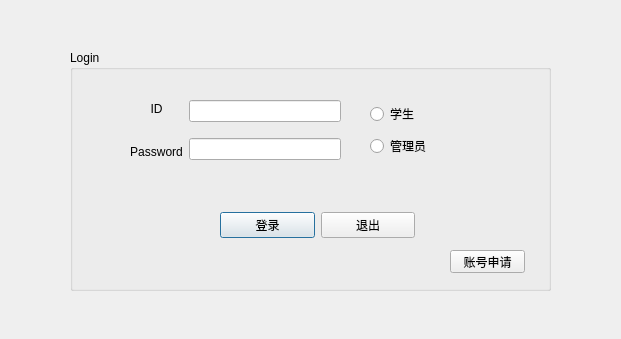
<?xml version="1.0" encoding="UTF-8"?>
<ui version="4.0">
 <class>LoginDialog</class>
 <widget class="QDialog" name="LoginDialog">
  <property name="geometry">
   <rect>
    <x>0</x>
    <y>0</y>
    <width>621</width>
    <height>339</height>
   </rect>
  </property>
  <property name="acceptDrops">
   <bool>false</bool>
  </property>
  <property name="windowTitle">
   <string>课程管理中心登陆页面</string>
  </property>
  <property name="autoFillBackground">
   <bool>false</bool>
  </property>
  <widget class="QGroupBox" name="groupBox">
   <property name="geometry">
    <rect>
     <x>70</x>
     <y>50</y>
     <width>481</width>
     <height>241</height>
    </rect>
   </property>
   <property name="title">
    <string>Login</string>
   </property>
   <widget class="QWidget" name="horizontalLayoutWidget">
    <property name="geometry">
     <rect>
      <x>60</x>
      <y>40</y>
      <width>211</width>
      <height>80</height>
     </rect>
    </property>
    <layout class="QHBoxLayout" name="horizontalLayout">
     <item>
      <layout class="QVBoxLayout" name="verticalLayout">
       <item>
        <widget class="QLabel" name="label_2">
         <property name="text">
          <string>ID</string>
         </property>
         <property name="alignment">
          <set>Qt::AlignCenter</set>
         </property>
        </widget>
       </item>
       <item>
        <widget class="QLabel" name="label">
         <property name="text">
          <string>Password</string>
         </property>
         <property name="alignment">
          <set>Qt::AlignCenter</set>
         </property>
        </widget>
       </item>
      </layout>
     </item>
     <item>
      <layout class="QVBoxLayout" name="verticalLayout_2">
       <item>
        <widget class="QLineEdit" name="lineEdit_id"/>
       </item>
       <item>
        <widget class="QLineEdit" name="lineEdit_pwd">
         <property name="echoMode">
          <enum>QLineEdit::Password</enum>
         </property>
        </widget>
       </item>
      </layout>
     </item>
    </layout>
   </widget>
   <widget class="QWidget" name="verticalLayoutWidget_3">
    <property name="geometry">
     <rect>
      <x>300</x>
      <y>50</y>
      <width>121</width>
      <height>61</height>
     </rect>
    </property>
    <layout class="QVBoxLayout" name="verticalLayout_3">
     <item>
      <widget class="QRadioButton" name="radioButton_stud">
       <property name="text">
        <string>学生</string>
       </property>
      </widget>
     </item>
     <item>
      <widget class="QRadioButton" name="radioButton_mana">
       <property name="text">
        <string>管理员</string>
       </property>
      </widget>
     </item>
    </layout>
   </widget>
   <widget class="QWidget" name="horizontalLayoutWidget_2">
    <property name="geometry">
     <rect>
      <x>150</x>
      <y>150</y>
      <width>195</width>
      <height>51</height>
     </rect>
    </property>
    <layout class="QHBoxLayout" name="horizontalLayout_2">
     <item>
      <widget class="QPushButton" name="pushButton_login">
       <property name="text">
        <string>登录</string>
       </property>
      </widget>
     </item>
     <item>
      <widget class="QPushButton" name="pushButton_exit">
       <property name="text">
        <string>退出</string>
       </property>
      </widget>
     </item>
    </layout>
   </widget>
   <widget class="QPushButton" name="pushButton_request">
    <property name="geometry">
     <rect>
      <x>380</x>
      <y>200</y>
      <width>75</width>
      <height>23</height>
     </rect>
    </property>
    <property name="text">
     <string>账号申请</string>
    </property>
   </widget>
  </widget>
 </widget>
 <resources/>
 <connections/>
</ui>
